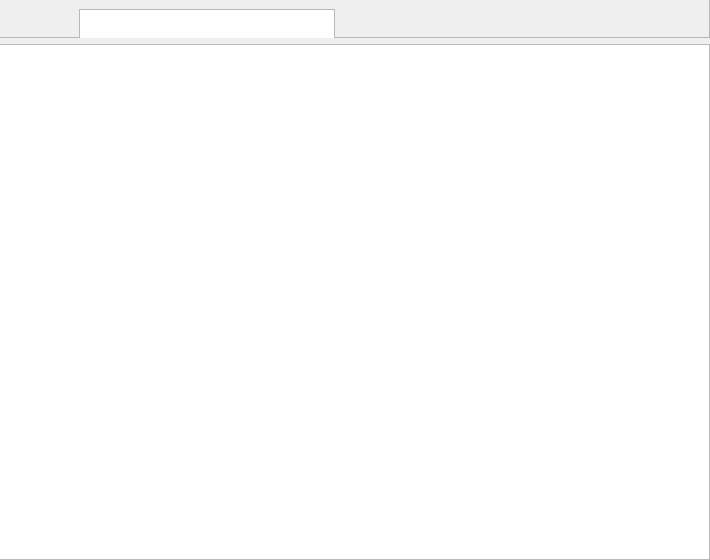
<?xml version="1.0" encoding="UTF-8"?>
<ui version="4.0">
 <class>Dialog</class>
 <widget class="QDialog" name="Dialog">
  <property name="geometry">
   <rect>
    <x>0</x>
    <y>0</y>
    <width>710</width>
    <height>560</height>
   </rect>
  </property>
  <property name="windowTitle">
   <string>Dialog</string>
  </property>
  <widget class="QWidget" name="verticalLayoutWidget">
   <property name="geometry">
    <rect>
     <x>-1</x>
     <y>-1</y>
     <width>711</width>
     <height>561</height>
    </rect>
   </property>
   <layout class="QVBoxLayout" name="verticalLayout">
    <item>
     <widget class="QFrame" name="frame">
      <property name="minimumSize">
       <size>
        <width>0</width>
        <height>39</height>
       </size>
      </property>
      <property name="frameShape">
       <enum>QFrame::StyledPanel</enum>
      </property>
      <property name="frameShadow">
       <enum>QFrame::Raised</enum>
      </property>
      <widget class="QGraphicsView" name="graphicsView">
       <property name="geometry">
        <rect>
         <x>80</x>
         <y>10</y>
         <width>256</width>
         <height>192</height>
        </rect>
       </property>
      </widget>
     </widget>
    </item>
    <item>
     <widget class="QTableView" name="tableView"/>
    </item>
   </layout>
  </widget>
 </widget>
 <resources/>
 <connections/>
</ui>
